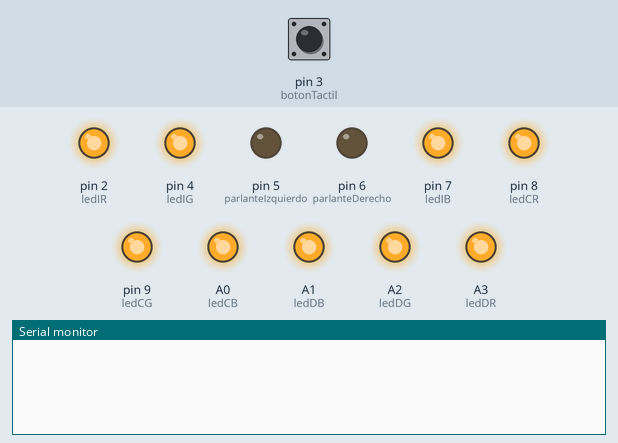
Recording of a sketch running on a simulated Arduino Uno, built with avr-gcc and run on an emulated ATmega328P. On the bench: output pins drawn as LEDs (lit = HIGH), the last lines printed to the serial monitor. The inputs (shaded band) are chosen by the test bench; at power-on: pin 3 (botonTactil) LOW.

Above: at 1.2 s.
1.3 s: pin 3 (botonTactil) pulled HIGH for 0.15 s
At 2.7 s:
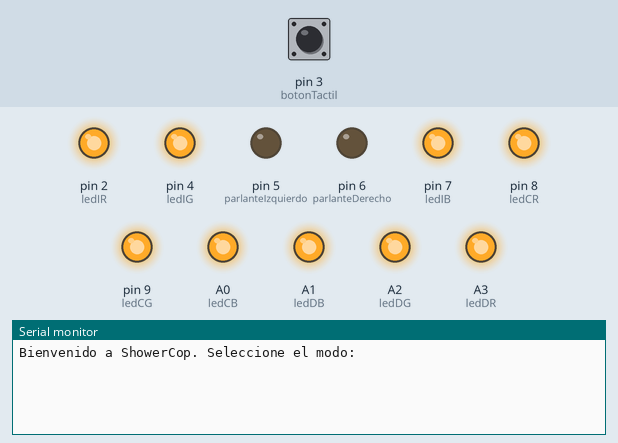
4.4 s: pin 3 (botonTactil) pulled HIGH for 1 s
At 5.1 s:
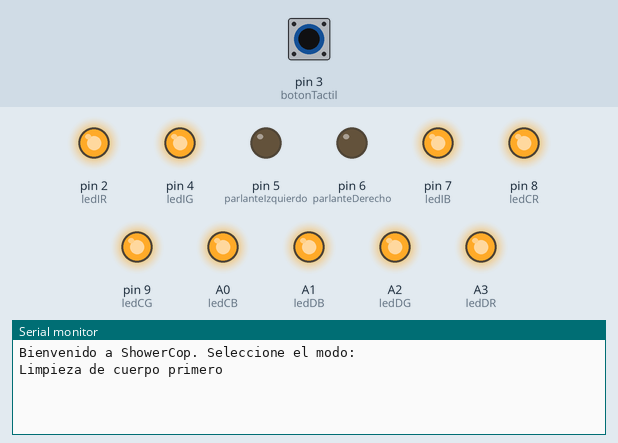

Measured:
- after the input at 1.3 s, the serial monitor: prints a new line at once (image 1)
- after the input at 4.4 s, the serial monitor: prints a new line at once (image 2)

The sketch:

Progama.ino
```cpp
//Leds RGB
#define ledIR 2
#define ledIG 4
#define ledIB 7

#define ledCR 8
#define ledCG 9
#define ledCB A0

#define ledDR A3
#define ledDG A2
#define ledDB A1

/*
#define led1R 0
#define led1G 1
#define led1B A0

#define led2R 2
#define led2G 9
#define led2B 4

#define led3R 7
#define led3G A7
#define led3B 8

#define led4R A6
#define led4G A5
#define led4B A4

#define led5R A3
#define led5G A2
#define led5B A1
*/


//Boton Tactil
#define botonTactil 3

//Parlantes
#define parlanteIzquierdo 5
#define parlanteDerecho 6

//Variables
double timer;
double timerNow;
int crono;
bool modo;
double timerANow;
double timerASpace;
int tiempoEsperaModos = 5000;
int tiempoPrimerMensaje = 10000;
int tiempoSegundoMensaje = 20000;
int tiempoTercerMensaje = 30000;
double tiempoOptimo = 50000;
double tiempoFinal;
double aguaPorSegundo = 0.25;

void setup() {
Serial.begin(9600);

pinMode(ledIR, OUTPUT);
pinMode(ledIG, OUTPUT);
pinMode(ledIB, OUTPUT);
pinMode(ledCR, OUTPUT);
pinMode(ledCG, OUTPUT);
pinMode(ledCB, OUTPUT);
pinMode(ledDR, OUTPUT);
pinMode(ledDG, OUTPUT);
pinMode(ledDB, OUTPUT);

pinMode(botonTactil, INPUT);
attachInterrupt(digitalPinToInterrupt(botonTactil), boton, RISING);

pinMode(parlanteIzquierdo, OUTPUT);
pinMode(parlanteDerecho, OUTPUT);

digitalWrite(ledIR, HIGH);
digitalWrite(ledIG, HIGH);
digitalWrite(ledIB, HIGH);
digitalWrite(ledCR, HIGH);
digitalWrite(ledCG, HIGH);
digitalWrite(ledCB, HIGH);
digitalWrite(ledDR, HIGH);
digitalWrite(ledDG, HIGH);
digitalWrite(ledDB, HIGH);
}

void loop() {
  timer=millis();

  if((timer-timerANow)>=tiempoEsperaModos && crono==1){
      if(!modo){
        Serial.println("Empiece a lavarse el pelo");
      }else{
        Serial.println("Empiece a enjabonarse");
      }
      timerNow=timer;
      crono=2;
    }

    if(crono==2){
      if((timer-timerNow)>=tiempoPrimerMensaje){
        Serial.println("Lleva XX minutos");
        if(modo){
          Serial.println("Empiece a enjuagarse");
        }else{
          Serial.println("Empiece a enjabonarse");
        }
        crono=3;
      }
    }

    if(crono==3){
      if((timer-timerNow)>=tiempoSegundoMensaje){
        Serial.println("Lleva XX minutos");
        if(modo){
          Serial.println("Empiece a lavarse el pelo");
        }else{
          Serial.println("Empiece a enjuagarse");
        }
        crono=4;
      }
    }

    if(crono==4){
      if((timer-timerNow)>=tiempoTercerMensaje){
        Serial.println("Debería finalizar la ducha. Presione el boton cuando haya terminado");
        crono=5;
      }
    }
}

void boton(){
  if(crono==0){//En ducha
    //Leds
    Serial.println("Bienvenido a ShowerCop. Seleccione el modo:");
    crono=1;
    timerANow=timer;
  }else if(crono==1){//Seleccion de Modo
    if(!modo){
      Serial.println("Limpieza de cuerpo primero");
      modo=!modo;
    }else{
      Serial.println("Limpieza de pelo primero");
      modo=!modo;
      }
  }else if(crono==5){
    tiempoFinal=timer-timerNow;//Fin ducha
    Serial.println("Ha terminado de bañarse");
    if(tiempoFinal>tiempoOptimo){//Ducha Fracasada
      Serial.println("Tardó más tiempo de lo debido");
      Serial.println("La ducha duró:");
      Serial.println(tiempoFinal/1000);
      Serial.println((tiempoFinal-tiempoOptimo)/1000);
      Serial.println("De lo óptimo");
      Serial.println("Derrochó");
      Serial.println(((tiempoFinal-tiempoOptimo))/1000*aguaPorSegundo);
      Serial.println("Litros aproximadamente");
    }else{//Ducha Exitosa
      Serial.println("Ha estado bien de tiempo. Gracias por cuidar el agua. Siga asi!");
    }
    modo=0;
    crono=0;
  }
}
```
